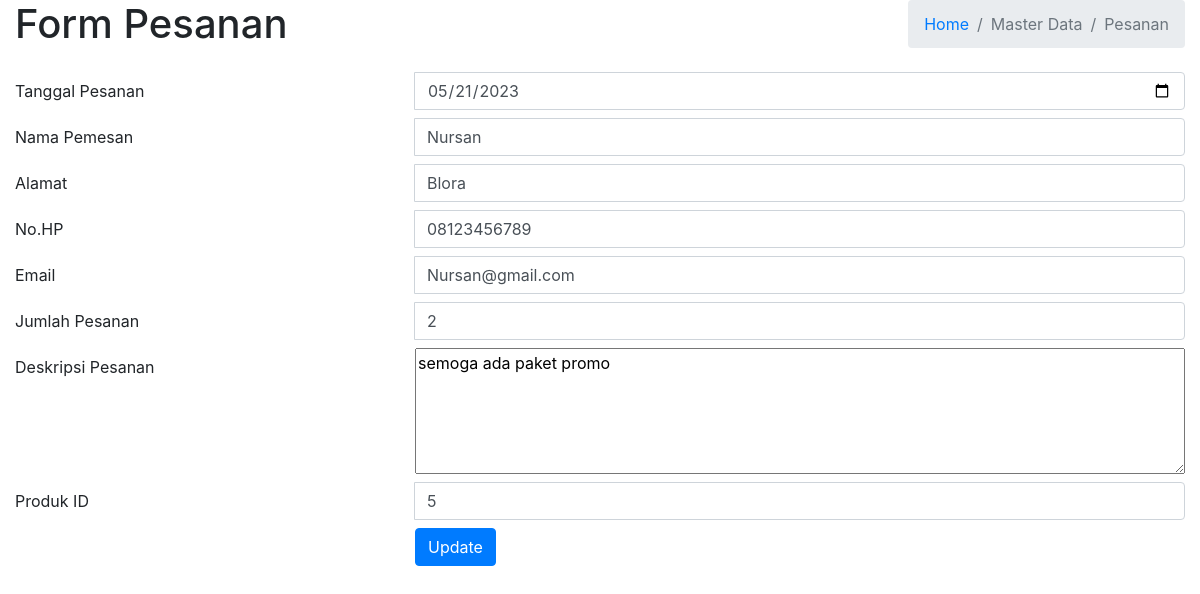
The page /admin/Table_Pesanan/form_pesanan.php?idedit=1 on the database its author committed.
### tables this page shows
CREATE TABLE `pesanan` (
  `id` int(11) NOT NULL,
  `tanggal` date DEFAULT NULL,
  `nama_pemesan` varchar(45) NOT NULL,
  `alamat_pemesan` varchar(45) NOT NULL,
  `no_hp` varchar(20) NOT NULL,
  `email` varchar(45) NOT NULL,
  `jumlah_pesanan` int(11) DEFAULT NULL,
  `deskripsi` text DEFAULT NULL,
  `produk_id` int(11) NOT NULL
);

### admin/Table_Pesanan/form_pesanan.php (the view, shortened to what this page needs)
<?php
require_once 'koneksi.php';
$_id = $_GET['idedit'];
$sql = "SELECT * FROM pesanan WHERE id=?";
$st = $dbh->prepare($sql);
$st->execute([$_id]);
$row = $st->fetch();
?>
<div class="content-header">
    <div class="container-fluid">
        <div class="row mb-2">
            <div class="col-sm-6">
                <h1 class="m-0">Form Pesanan</h1>
            </div>
            <div class="col-sm-6">
                <ol class="breadcrumb float-sm-right">
                    <li class="breadcrumb-item"><a href="index.php">Home</a></li>
                    <li class="breadcrumb-item active">Master Data</li>
                    <li class="breadcrumb-item active">Pesanan</li>
                </ol>
            </div>
        </div>
    </div>
</div>
<section class="content">
    <div class="container-fluid">
        <form method="POST" action="table_pesanan/proses_pesanan.php">
            <div class="form-group row mb-2">
                <label for="tanggal" class="col-4 col-form-label">Tanggal Pesanan</label>
                <div class="col-8">
                    <div class="input-group">
                        <input id="tanggal" name="tanggal" type="date" class="form-control" value="<?php echo $row['tanggal']; ?>">
                    </div>
                </div>
            </div>
            <div class="form-group row mb-2">
                <label for="nama_pemesan" class="col-4 col-form-label">Nama Pemesan</label>
                <div class="col-8">
                    <div class="input-group">
                        <input id="nama_pemesan" name="nama_pemesan" type="text" class="form-control" value="<?php echo $row['nama_pemesan']; ?>">
                    </div>
                </div>
            </div>
            <div class="form-group row mb-2">
                <label for="alamat_pemesan" class="col-4 col-form-label">Alamat</label>
                <div class="col-8">
                    <div class="input-group">
                        <input id="alamat_pemesan" name="alamat_pemesan" type="text" class="form-control" value="<?php echo $row['alamat_pemesan']; ?>">
                    </div>
                </div>
            </div>
            <div class="form-group row mb-2">
                <label for="no_hp" class="col-4 col-form-label">No.HP</label>
                <div class="col-8">
                    <div class="input-group">
                        <input id="no_hp" name="no_hp" type="text" class="form-control" value="<?php echo $row['no_hp']; ?>">
                    </div>
                </div>
            </div>
            <div class="form-group row mb-2">
                <label for="email" class="col-4 col-form-label">Email</label>
                <div class="col-8">
                    <div class="input-group">
                        <input id="email" name="email" type="email" class="form-control" value="<?php echo $row['email']; ?>">
                    </div>
                </div>
            </div>
            <div class="form-group row mb-2">
                <label for="jumlah_pesanan" class="col-4 col-form-label">Jumlah Pesanan</label>
                <div class="col-8">
                    <div class="input-group">
                        <input id="jumlah_pesanan" name="jumlah_pesanan" type="text" class="form-control" value="<?php echo $row['jumlah_pesanan']; ?>">
                    </div>
                </div>
            </div>
            <div class="form-group row mb-2">
                <label for="deskripsi" class="col-4 col-form-label">Deskripsi Pesanan</label>
                <div class="col-8">
                    <div class="input-group">
                        <textarea name="deskripsi" id="deskripsi" cols="100" rows="5"><?php echo $row['deskripsi']; ?></textarea>
                    </div>
                </div>
            </div>
            <div class="form-group row mb-2">
                <label for="produk_id" class="col-4 col-form-label">Produk ID</label>
                <div class="col-8">
                    <div class="input-group">
                        <input id="produk_id" name="produk_id" type="text" class="form-control" value="<?php echo $row['produk_id']; ?>">
                    </div>
                </div>
            </div>
            <div class="form-group row">
                <div class="offset-4 col-8">
                    <input type="submit" name="proses" class="btn btn-primary" value="<?php if (isset($_GET['idedit'])) {
                                                                                            echo 'Update';
                                                                                        } else {
                                                                                            echo 'Simpan';
                                                                                        } ?>" />
                </div>
            </div>
    </div>
</section>

### rows shown on the page
pesanan: tanggal "05/21/2023", nama_pemesan "Nursan", alamat_pemesan "Blora", no_hp "08123456789", email "Nursan@gmail.com", jumlah_pesanan "2", deskripsi "semoga ada paket promo", produk_id "5"
